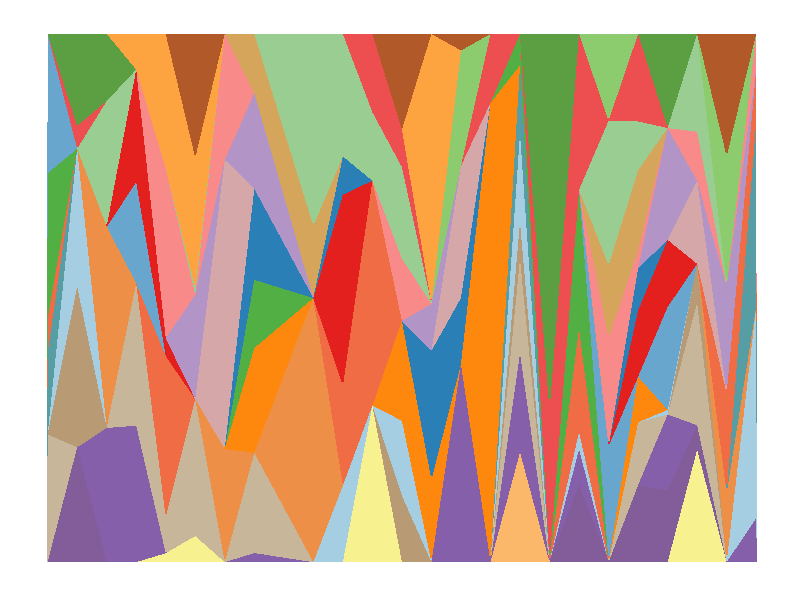

Generate this figure with R:
## ---- chunk 1
knitr::opts_chunk$set(echo = TRUE)

set.seed(345)
library(ggplot2)
library(RColorBrewer)
## ---- chunk 2

ngroup=25
names=paste("G_",seq(1,ngroup),sep="")
DAT=data.frame()

for(i in seq(1:25)){
    data=data.frame( matrix(0, ngroup , 3))
    data[,1]=i
    data[,2]=sample(names, nrow(data))
    data[,3]=prop.table(sample( c(rep(0,100),c(1:ngroup)) ,nrow(data)))
    DAT=rbind(DAT,data)
    }
colnames(DAT)=c("Year","Group","Value")
DAT=DAT[order( DAT$Year, DAT$Group) , ]


coul = brewer.pal(12, "Paired") 
coul = colorRampPalette(coul)(ngroup)
coul=coul[sample(c(1:length(coul)) , size=length(coul) ) ]

ggplot(DAT, aes(x=Year, y=Value, fill=Group )) + 
    geom_area(alpha=1  )+
    theme_bw() +
    #scale_fill_brewer(colour="red", breaks=rev(levels(DAT$Group)))+
    scale_fill_manual(values = coul)+
     theme(
        text = element_blank(),
        line = element_blank(),
        title = element_blank(),
        legend.position="none",
        panel.border = element_blank(),
        panel.background = element_blank())
